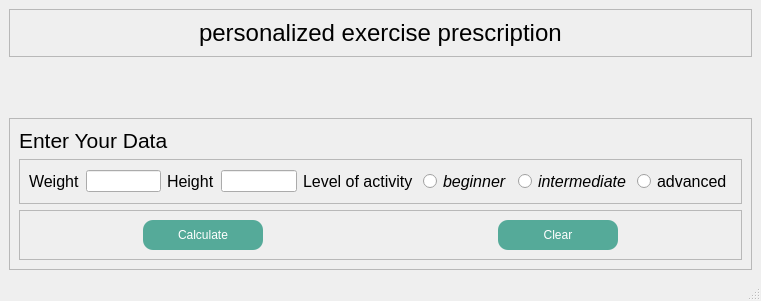
<?xml version="1.0" encoding="UTF-8"?>
<ui version="4.0">
 <class>MainWindow</class>
 <widget class="QMainWindow" name="MainWindow">
  <property name="geometry">
   <rect>
    <x>0</x>
    <y>0</y>
    <width>761</width>
    <height>301</height>
   </rect>
  </property>
  <property name="windowTitle">
   <string>MainWindow</string>
  </property>
  <widget class="QWidget" name="centralwidget">
   <layout class="QGridLayout" name="gridLayout">
    <item row="0" column="0" alignment="Qt::AlignTop">
     <widget class="QFrame" name="frame_4">
      <property name="frameShape">
       <enum>QFrame::StyledPanel</enum>
      </property>
      <property name="frameShadow">
       <enum>QFrame::Raised</enum>
      </property>
      <layout class="QGridLayout" name="gridLayout_2">
       <item row="0" column="0">
        <layout class="QHBoxLayout" name="horizontalLayout_3">
         <item alignment="Qt::AlignVCenter">
          <widget class="QLabel" name="label_9">
           <property name="text">
            <string/>
           </property>
           <property name="pixmap">
            <pixmap>../task 3/Task3-Clincal-Trial/Assets/images/time-management.png</pixmap>
           </property>
          </widget>
         </item>
         <item>
          <spacer name="horizontalSpacer">
           <property name="orientation">
            <enum>Qt::Horizontal</enum>
           </property>
           <property name="sizeHint" stdset="0">
            <size>
             <width>40</width>
             <height>20</height>
            </size>
           </property>
          </spacer>
         </item>
         <item alignment="Qt::AlignVCenter">
          <widget class="QLabel" name="label_10">
           <property name="font">
            <font>
             <pointsize>18</pointsize>
            </font>
           </property>
           <property name="text">
            <string>personalized exercise prescription</string>
           </property>
          </widget>
         </item>
         <item>
          <spacer name="horizontalSpacer_2">
           <property name="orientation">
            <enum>Qt::Horizontal</enum>
           </property>
           <property name="sizeHint" stdset="0">
            <size>
             <width>40</width>
             <height>20</height>
            </size>
           </property>
          </spacer>
         </item>
         <item alignment="Qt::AlignVCenter">
          <widget class="QLabel" name="label_11">
           <property name="maximumSize">
            <size>
             <width>512</width>
             <height>512</height>
            </size>
           </property>
           <property name="sizeIncrement">
            <size>
             <width>64</width>
             <height>64</height>
            </size>
           </property>
           <property name="text">
            <string/>
           </property>
           <property name="pixmap">
            <pixmap>../task 3/Task3-Clincal-Trial/Assets/images/download (2) (1).png</pixmap>
           </property>
           <property name="scaledContents">
            <bool>false</bool>
           </property>
           <property name="alignment">
            <set>Qt::AlignJustify|Qt::AlignVCenter</set>
           </property>
          </widget>
         </item>
        </layout>
       </item>
      </layout>
     </widget>
    </item>
    <item row="1" column="0">
     <widget class="QFrame" name="frame">
      <property name="frameShape">
       <enum>QFrame::StyledPanel</enum>
      </property>
      <property name="frameShadow">
       <enum>QFrame::Raised</enum>
      </property>
      <layout class="QVBoxLayout" name="verticalLayout">
       <item alignment="Qt::AlignTop">
        <widget class="QLabel" name="label">
         <property name="font">
          <font>
           <pointsize>16</pointsize>
          </font>
         </property>
         <property name="text">
          <string>Enter Your Data</string>
         </property>
        </widget>
       </item>
       <item>
        <widget class="QFrame" name="frame_2">
         <property name="frameShape">
          <enum>QFrame::StyledPanel</enum>
         </property>
         <property name="frameShadow">
          <enum>QFrame::Raised</enum>
         </property>
         <layout class="QHBoxLayout" name="horizontalLayout">
          <item>
           <widget class="QLabel" name="label_2">
            <property name="font">
             <font>
              <pointsize>12</pointsize>
             </font>
            </property>
            <property name="text">
             <string>Weight</string>
            </property>
           </widget>
          </item>
          <item>
           <widget class="QLineEdit" name="lineEdit"/>
          </item>
          <item>
           <widget class="QLabel" name="label_3">
            <property name="font">
             <font>
              <pointsize>12</pointsize>
             </font>
            </property>
            <property name="text">
             <string>Height</string>
            </property>
           </widget>
          </item>
          <item>
           <widget class="QLineEdit" name="lineEdit_2"/>
          </item>
          <item>
           <widget class="QLabel" name="label_4">
            <property name="font">
             <font>
              <pointsize>12</pointsize>
             </font>
            </property>
            <property name="text">
             <string>Level of activity </string>
            </property>
           </widget>
          </item>
          <item>
           <widget class="QRadioButton" name="radioButton">
            <property name="font">
             <font>
              <pointsize>12</pointsize>
              <italic>true</italic>
             </font>
            </property>
            <property name="text">
             <string>beginner</string>
            </property>
           </widget>
          </item>
          <item>
           <widget class="QRadioButton" name="radioButton_2">
            <property name="font">
             <font>
              <pointsize>12</pointsize>
              <italic>true</italic>
             </font>
            </property>
            <property name="text">
             <string>intermediate</string>
            </property>
           </widget>
          </item>
          <item>
           <widget class="QRadioButton" name="radioButton_3">
            <property name="font">
             <font>
              <pointsize>12</pointsize>
              <italic>false</italic>
             </font>
            </property>
            <property name="text">
             <string>advanced</string>
            </property>
           </widget>
          </item>
         </layout>
        </widget>
       </item>
       <item>
        <widget class="QFrame" name="frame_3">
         <property name="frameShape">
          <enum>QFrame::StyledPanel</enum>
         </property>
         <property name="frameShadow">
          <enum>QFrame::Raised</enum>
         </property>
         <layout class="QHBoxLayout" name="horizontalLayout_2">
          <item alignment="Qt::AlignHCenter">
           <widget class="QPushButton" name="calcButton">
            <property name="minimumSize">
             <size>
              <width>120</width>
              <height>30</height>
             </size>
            </property>
            <property name="cursor">
             <cursorShape>PointingHandCursor</cursorShape>
            </property>
            <property name="styleSheet">
             <string>
            QPushButton {
                border-radius: 10px;
                background-color: #5A9;
                color: white;
                padding: 8px;
            }
            QPushButton:hover {
                background-color: #4C8;
            }
         </string>
            </property>
            <property name="text">
             <string>Calculate</string>
            </property>
           </widget>
          </item>
          <item alignment="Qt::AlignHCenter">
           <widget class="QPushButton" name="clearButton">
            <property name="minimumSize">
             <size>
              <width>120</width>
              <height>30</height>
             </size>
            </property>
            <property name="cursor">
             <cursorShape>PointingHandCursor</cursorShape>
            </property>
            <property name="styleSheet">
             <string>
            QPushButton {
                border-radius: 10px;
                background-color: #5A9;
                color: white;
                padding: 8px;
            }
            QPushButton:hover {
                background-color: #4C8;
            }
         </string>
            </property>
            <property name="text">
             <string>Clear</string>
            </property>
           </widget>
          </item>
         </layout>
        </widget>
       </item>
      </layout>
     </widget>
    </item>
   </layout>
  </widget>
  <widget class="QMenuBar" name="menubar">
   <property name="geometry">
    <rect>
     <x>0</x>
     <y>0</y>
     <width>761</width>
     <height>21</height>
    </rect>
   </property>
  </widget>
  <widget class="QStatusBar" name="statusbar"/>
 </widget>
 <resources/>
 <connections/>
</ui>
